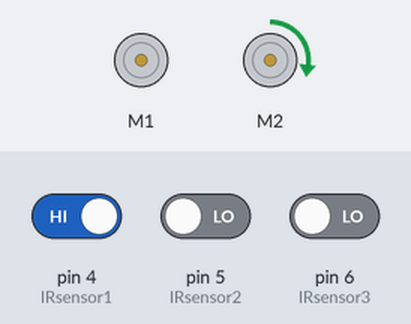
A sketch run on a simulated Arduino Uno, built with avr-gcc and run on an emulated ATmega328P. Shown: 2 × DC motor (green arrow = forward, orange = backward, longer = faster). The inputs (shaded band) are chosen by the test bench; at power-on: pin 4 (IRsensor1) HIGH, pin 5 (IRsensor2) LOW, pin 6 (IRsensor3) LOW.

Above: at 1.2 s.
1.3 s: pin 4 (IRsensor1) driven LOW and pin 5 (IRsensor2) driven HIGH
At 2.0 s:
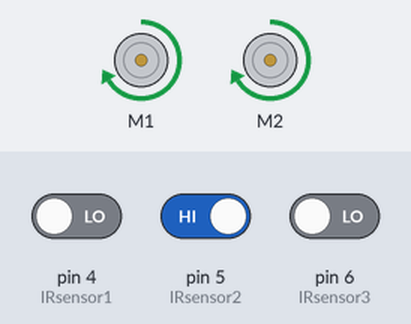
2.8 s: pin 6 (IRsensor3) driven HIGH
At 3.1 s:
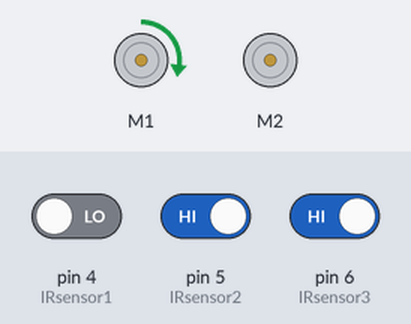
4.3 s: pin 6 (IRsensor3) driven LOW
At 5.4 s:
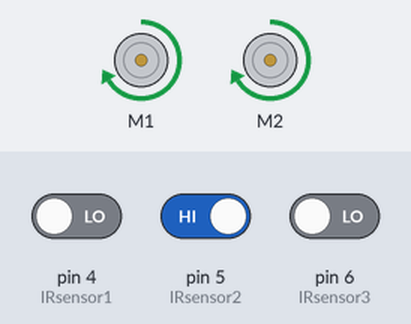
5.8 s: pin 4 (IRsensor1) driven HIGH
At 6.6 s:
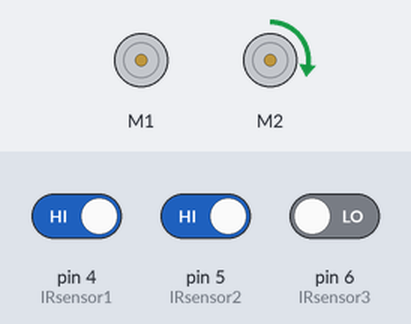
Timing chart, 0 to 8.3 s (numbered marks = the images above; inputs shaded):
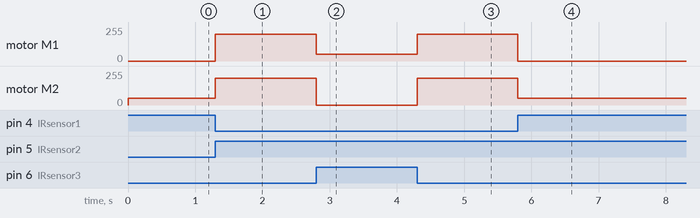

The sketch:

motor.ino
```cpp
#include <AFMotor.h>

AF_DCMotor motor1(1); //initialize the motor 1
AF_DCMotor motor2(2); //initialize the motor 2


int IRsensor1 = 4; //initialize sensor 1(left)
int IRsensor2 = 5; //initialize sensor 2(middle)
int IRsensor3 = 6; //initialize sensor 3(right)


/* if the forward is detected, left and right not detected, go straigt
  if the left is detected or left and straight both, turn left
  if the right is detected or the right and straight both, turn right
  if all are detecting, stop and sound buzzer
*/

void setup ()
{

  pinMode(IRsensor1, INPUT);
  pinMode(IRsensor2, INPUT);
  pinMode(IRsensor3, INPUT);
  //Set initial speed of the motor & stop
  //motor 1
  motor1.setSpeed (200);
  motor1.run (RELEASE);
  //motor 2
  motor2.setSpeed (200);
  motor2.run (RELEASE);
}

void go_left()
{
  motor1.run(FORWARD);
  motor2.run(FORWARD);
  motor1.setSpeed(0);
  motor2.setSpeed(50);
}

void go_right()
{
  motor1.run(FORWARD);
  motor2.run(FORWARD);
  motor1.setSpeed(50);
  motor2.setSpeed(0);
}

void go_straight()
{
  motor1.run(FORWARD);
  motor2.run(FORWARD);
  motor1.setSpeed(200);
  motor2.setSpeed(200);
}

void obstacle()
{
  //buzzer code
}
void loop ()
{

  int statusSensor1 = digitalRead(IRsensor1); //left
  int statusSensor2 = digitalRead(IRsensor2); //middle
  int statusSensor3 = digitalRead(IRsensor3); //right

  //go straight
  if(statusSensor1 == 0 and statusSensor2 == 1 and statusSensor3 == 0)
  {
    go_straight();
  }

  //for right
  else if((statusSensor1 == 0 and statusSensor2 == 0 and statusSensor3 == 1) or (statusSensor1 == 0 and statusSensor2 == 1 and statusSensor3 == 1))
  {
    go_right();
  }

  //go left
  else if((statusSensor1 == 1 and statusSensor2 == 0 and statusSensor3 == 0 ) or (statusSensor1 == 1 and statusSensor2 == 1 and statusSensor3 == 0 ))
  {
    go_left();
  }

  //to stop
  else if (statusSensor1 == 1 and statusSensor2 == 1 and statusSensor3 == 1 )
  {
    obstacle();
  }
}
```

Measured:
- after the input at 1.3 s, motor M1: stopped → forward 200/255 at once; motor M2: forward 50/255 → forward 200/255 at once
- after the input at 2.8 s, motor M1: forward 200/255 → forward 50/255 at once; motor M2: forward 200/255 → stopped at once
- after the input at 4.3 s, motor M1: forward 50/255 → forward 200/255 at once; motor M2: stopped → forward 200/255 at once
- after the input at 5.8 s, motor M1: forward 200/255 → stopped at once; motor M2: forward 200/255 → forward 50/255 at once
